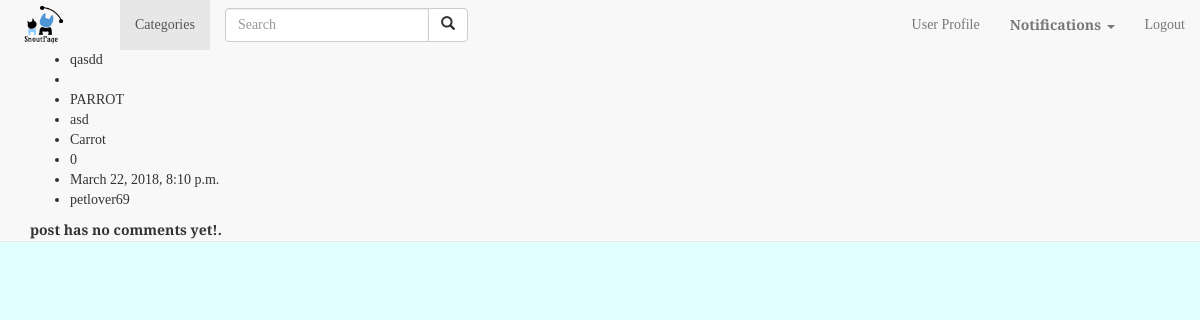
The page /SnoutPage/post/qasdd/ (signed in) on the database its author committed.
### SnoutPage/models.py (models this page shows, shortened)
class Post(models.Model):
    slug = models.SlugField(unique=True, default=None)
    category = models.CharField(max_length=6, choices=TYPES, default="DOG")
    title = models.CharField(max_length=128, unique=True)
    description = models.CharField(max_length=300, blank=True)
    tag = models.CharField(max_length=30, blank=True)
    picture = models.ImageField(upload_to='post_images', blank=True)
    pet = models.ForeignKey(Pet, default=None)
    author = models.ForeignKey(User, default=None, on_delete=models.CASCADE)
    created_date = models.DateTimeField(default=timezone.now)

class Pet(models.Model):
    slug = models.SlugField(unique=True, default=None)
    category = models.CharField(max_length=6, choices=TYPES, default="DOG")
    owner = models.ForeignKey(User, default=None)
    name = models.CharField(max_length=120, unique=True)
    picture = models.ImageField(upload_to='pet_profile_images',blank=True)
    description = models.CharField(max_length=600, blank=True)

### SnoutPage/views.py (the view)
# urls.py: url(r'SnoutPage/post/(?P<post_title_slug>[\w\-]+)/$', views.post, name='post'),
def post(request, post_title_slug):
    context_dict = {}
    try:
        post = Post.objects.get(slug=post_title_slug)
        liked_by_user = PostLike.objects.filter(post=post, liked = True, user = request.user)
        if liked_by_user:
            context_dict['form'] = None
        else:
            form = PostLikeForm(request.POST or None)
            context_dict['form'] = form
            if form.is_valid():
                postlike = form.save(commit=False)
                postlike.user = request.user
                postLike.post = post
                postLike.save()
            else:
                print(form.errors)
        comments = Comment.objects.filter(post=post)
        likes = PostLike.objects.filter(post=post, liked = True).count()
        context_dict['likes'] = likes
        context_dict['pet'] = post.pet
        context_dict['comments'] = comments
        context_dict['category'] = post.category
        context_dict['title'] = post.title
        context_dict['description'] = post.description
        context_dict['tag'] = post.tag
        context_dict['author'] = post.author
        context_dict['created_date'] = post.created_date
    except Post.DoesNotExist:
        context_dict['pet'] = None
        context_dict['likes'] = None
        context_dict['comments'] = None
        context_dict['category'] = None
        context_dict['title'] = None
        context_dict['description'] = None
        context_dict['tag'] = None
        context_dict['author'] = None
        context_dict['created_date'] = None
    return render(request, 'SnoutPage/post.html', context_dict)

### SnoutPage/forms.py
class PostLikeForm(forms.ModelForm):
    class Meta:
        model = PostLike
        fields = ('liked', )

### templates/SnoutPage/post.html (shortened to what this page needs)
{% extends 'SnoutPage/base.html' %}
{% load staticfiles %}
{% block body_block %}
    <ul>
	<li>{{title}}</li>
	<li>{{picture}}</li>
	<li>{{category}}</li>
	<li>{{description}}</li>
	<li> {{pet.name}}</li>
	<li> {{likes}}</li>
	<li>{{created_date}}</li>
	<li> {{author}} </li>
</ul>
    <div id="comments">
    {% if comments %}
    <ul>
        {% for comment in comments %}
	<li>{{comment.author}}</li>
	<li>{{comment.description}}</li>
	<li>{{comment.created_date}}</li>
        {% endfor %}
    </ul>
    {% else %}
    <strong>post has no comments yet!.</strong><br/>
    {% endif %}
    </div>
{% endblock %}

### rows shown on the page
Post: title "qasdd", category "PARROT", description "asd", created_date "March 22, 2018, 8:10 p.m."
Pet: name "Carrot"

### other values the page prints
{{ likes }} "0"
{{ author }} "petlover69"
